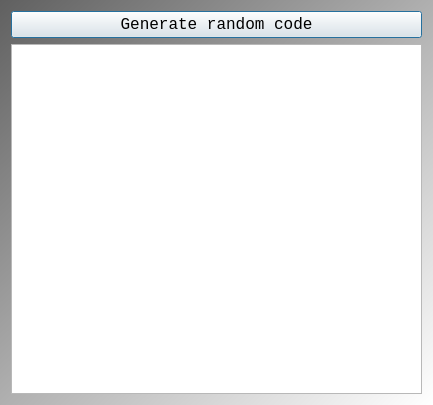
<?xml version="1.0" encoding="UTF-8"?>
<ui version="4.0">
 <class>QtRandomCodeMainDialog</class>
 <widget class="QDialog" name="QtRandomCodeMainDialog">
  <property name="geometry">
   <rect>
    <x>0</x>
    <y>0</y>
    <width>433</width>
    <height>405</height>
   </rect>
  </property>
  <property name="font">
   <font>
    <family>Courier New</family>
    <pointsize>12</pointsize>
   </font>
  </property>
  <property name="windowTitle">
   <string>RandomCode</string>
  </property>
  <property name="windowIcon">
   <iconset resource="RandomCode.qrc">
    <normaloff>:/images/RandomCodeIcon14x14.png</normaloff>:/images/RandomCodeIcon14x14.png</iconset>
  </property>
  <property name="styleSheet">
   <string notr="true">QDialog { 
background-color: qlineargradient(x1: 0, y1: 0, x2: 1, y2: 1, stop: 0  #606060, stop: 1 #ffffff);
}

QLabel { font: 24px, &quot;Courier&quot; }
QPushButton { font: 24px, &quot;Courier&quot; }</string>
  </property>
  <layout class="QVBoxLayout" name="verticalLayout">
   <item>
    <widget class="QPushButton" name="button_generate">
     <property name="text">
      <string>Generate random code</string>
     </property>
    </widget>
   </item>
   <item>
    <widget class="QTextEdit" name="textEdit">
     <property name="font">
      <font>
       <family>Courier New</family>
       <pointsize>8</pointsize>
      </font>
     </property>
     <property name="readOnly">
      <bool>true</bool>
     </property>
    </widget>
   </item>
  </layout>
 </widget>
 <tabstops>
  <tabstop>button_generate</tabstop>
  <tabstop>textEdit</tabstop>
 </tabstops>
 <resources>
  <include location="RandomCode.qrc"/>
 </resources>
 <connections/>
</ui>
